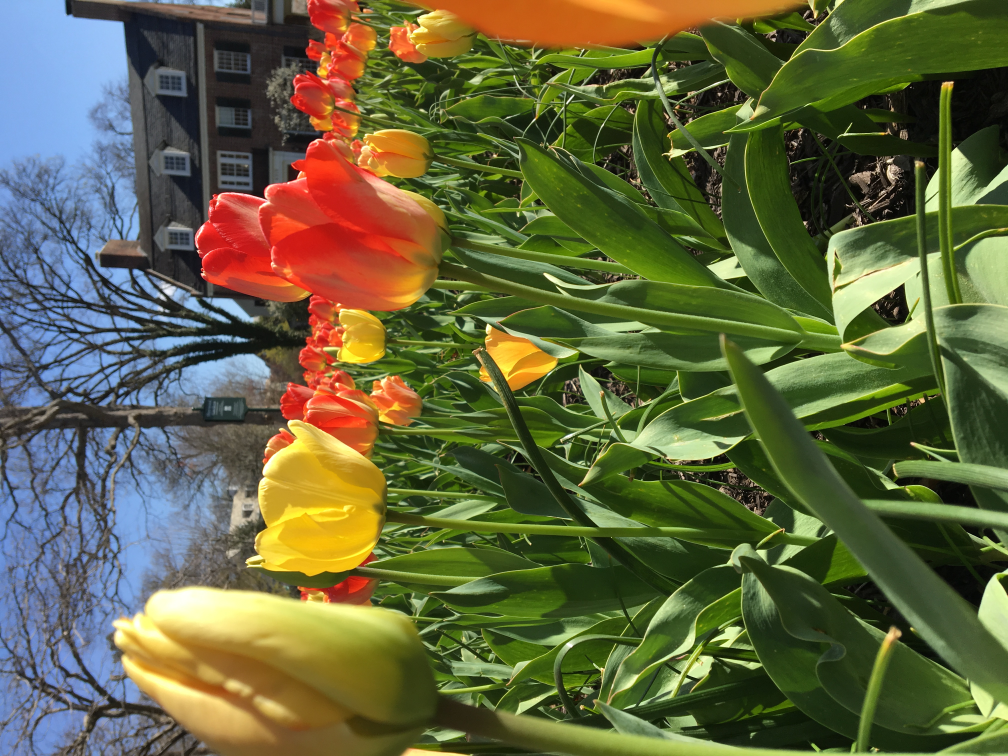
#> input picture ImageReconstruction/TestImages/flowers.JPG, 4032 x 3024 px, found by its file name (shown at 1/4 size)
$ jupyter execute reconstruction2flowers.ipynb   (shell and % lines are left out)
#> lines starting #> are read from the running program, lines starting #| are printed output that depends on the picture
[cell 1]
# Our image frag and shuffle worked out. Time to import that work here and build a starter
# reconstruction algo (we'll refine the strategy after a simple, naive-ish approach)

# Importing tools
from PIL import Image, ImageFilter
import numpy as np
from numpy import random
import math

# Reading image from .jpg data
im = Image.open( 'TestImages/flowers.jpg' ).rotate(-90)
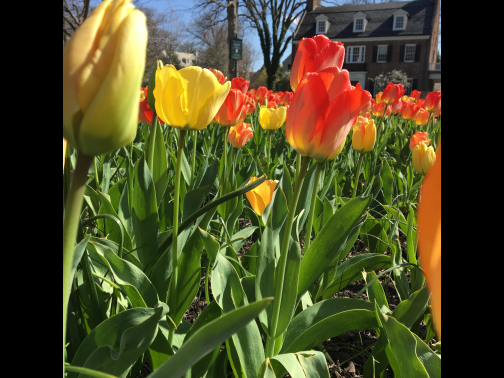
#> im: PIL image 4032x3024 RGB (shown at 1/8 size); mean R, G, B 75.5, 73.2, 37.1

# Optional original image visualization in-notebook
#im

[cell 2]
# converting image data to numpy array
pix = np.array(im);

# We've noticed that the rotated (kitty trial) image has a padded black border,
# which we want to remove (hard-coded here) for reconstruction (artificial original
# border = ability to 'cheat' the reconstruction algo!)
RL = 0
RU = 3024
CL = 550
CU = 3500
pixCropped = pix[RL:RU,CL:CU,0:3]
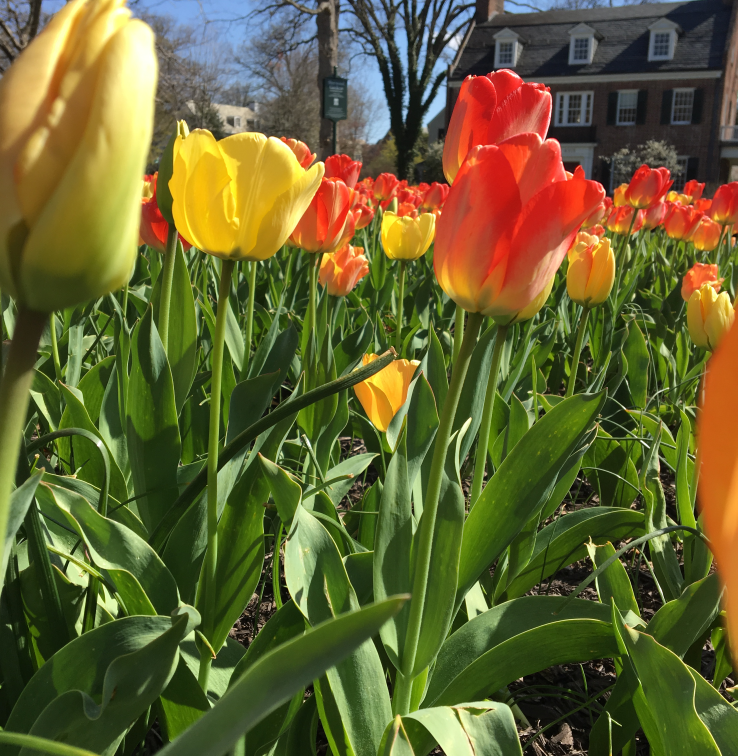
#> pixCropped: shape (3024, 2950, 3) (shown at 1/4 size); mean R, G, B 100, 97.2, 49.4

# optional image conversion and printing of cropped image data
imCropped = Image.fromarray(pixCropped,'RGB')
#imCropped

[cell 3]
# Now we want to let the user/test administrator pick a number of
# row partitions and column partitions for fragging the image.

# test administrator-defined partitions
rowPartitions = 5
colPartitions = 3

# storing values for # total rows, cols (pixels)
pixelRows = pixCropped.shape[0];
pixelCols = pixCropped.shape[1];

# row, column length of partitions
rowInterval = math.ceil(pixelRows/rowPartitions);
colInterval = math.ceil(pixelCols/colPartitions);

#(optional) preparing and printing a preliminary impression of partitioning
pixPartitioned1 = np.copy(pixCropped)

# row partitions
for i in range(1,rowPartitions):
    rowBegin = i*rowInterval-4
    rowEnd   = i*rowInterval+5
    pixPartitioned1[rowBegin:rowEnd,:,:] = 255
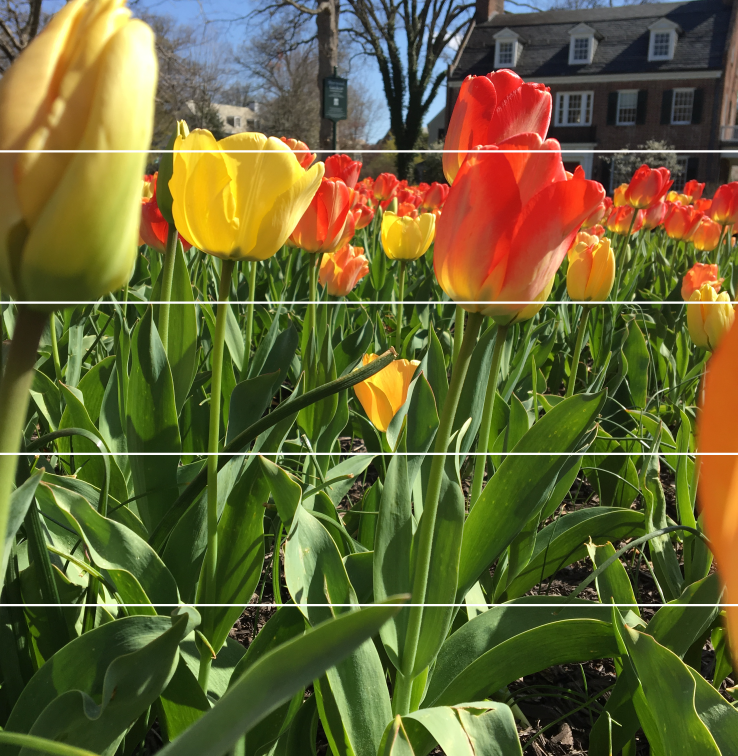
#> pixPartitioned1: shape (3024, 2950, 3) (shown at 1/4 size); mean R, G, B 101.9, 99.1, 51.9

# column partitions
for j in range(1,colPartitions):
    colBegin = j*colInterval-4
    colEnd   = j*colInterval+5
    pixPartitioned1[:,colBegin:colEnd,:] = 255

# printing out a concept illustration of the fragmentation
imPartitioned1 = Image.fromarray(pixPartitioned1)
#imPartitioned1

[cell 4]
# determining number of total image fragments based on user input
numFragments = rowPartitions*colPartitions

# we can shuffle these flattened indices with a random permutation:
shufFragIndices = np.random.permutation(numFragments)

# now we'll define our overlap and offsets.
offsetMax = 2

overlapPix = 10

# ensuring overlap algo will work (sufficient overlap for offsets)
overlapPix = max(overlapPix,3*offsetMax)

# using these parameters, we'll define an array of x,y pixel
# offsets for each image fragment
xyOffsets = np.random.randint(2*offsetMax+1,size=(numFragments,2))-offsetMax
#xyOffsets

[cell 5]
# We'll initialize and fill a 4-D (!) array to handle all the frags in the shuffled
# order given by shufFragIndices.
pixFrags = np.zeros((numFragments,rowInterval + 2*overlapPix,colInterval + 2*overlapPix,3),dtype='uint8')

for i in range(0,numFragments):
    # block indices for starting fragmentation
    blockRowInd = shufFragIndices[i] // colPartitions
    blockColInd = shufFragIndices[i] % colPartitions

    # defining part of original image given over to fragment 'i'
    # (including overlap and x/y offset)
    startRow = blockRowInd*rowInterval - overlapPix + xyOffsets[i,0]
    endRow = startRow + rowInterval + 2*overlapPix
    startCol = blockColInd*colInterval - overlapPix + xyOffsets[i,1]
    endCol = startCol + colInterval + 2*overlapPix

    # culling interval back in the case of original image overflow/underflow
    if startRow < 0:
        startRow = abs(xyOffsets[i,0])
        endRow = rowInterval + 2*overlapPix + abs(xyOffsets[i,0])
    elif endRow > pixCropped.shape[0]:
        startRow = pixCropped.shape[0] - rowInterval - 2*overlapPix - abs(xyOffsets[i,0])
        endRow = pixCropped.shape[0] - abs(xyOffsets[i,0])

    if startCol < 0:
        startCol = abs(xyOffsets[i,1])
        endCol = colInterval + 2*overlapPix + abs(xyOffsets[i,1])
    elif endCol > pixCropped.shape[1]:
        startCol = pixCropped.shape[1] - colInterval - 2*overlapPix - abs(xyOffsets[i,1])
        endCol = pixCropped.shape[1] - abs(xyOffsets[i,1])

    # now we fill in pixFrags (preallocated shape) with shuffled and offset data from
    # pixCropped.
    pixFrags[i,:,:,:] = pixCropped[startRow:endRow,startCol:endCol,:]

[cell 6]
# (Optional) We can now assemble a shuffled view of the original photo!
pixShuffled = np.zeros((rowInterval*rowPartitions,colInterval*colPartitions,3),dtype = 'uint8')

for i in range(0,numFragments):
    blockRowInd = i // colPartitions
    blockColInd = i % colPartitions

    startRow = rowInterval*blockRowInd
    endRow = startRow + rowInterval

    startCol = colInterval*blockColInd
    endCol = startCol + colInterval

    fragRS = overlapPix
    fragRE = rowInterval + overlapPix

    fragCS = overlapPix
    fragCE = colInterval + overlapPix

    pixShuffled[startRow:endRow,startCol:endCol,:] = pixFrags[i,fragRS:fragRE,fragCS:fragCE,:]
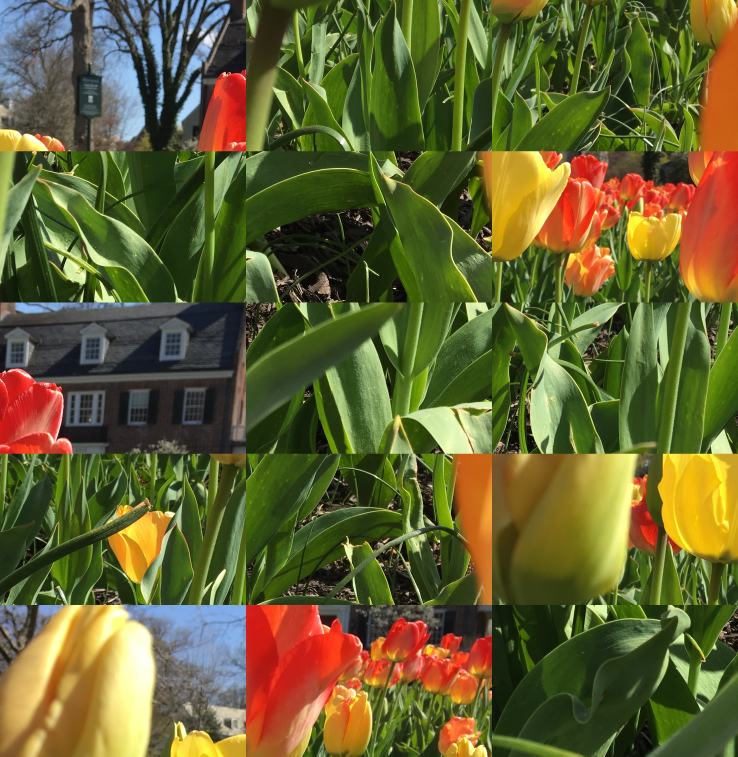
#> pixShuffled: shape (3025, 2952, 3) (shown at 1/4 size); mean of channels 0, 1, 2 100, 97.1, 49; drawn as R, G, B
#> (the rest of the program and of its run is left out)
